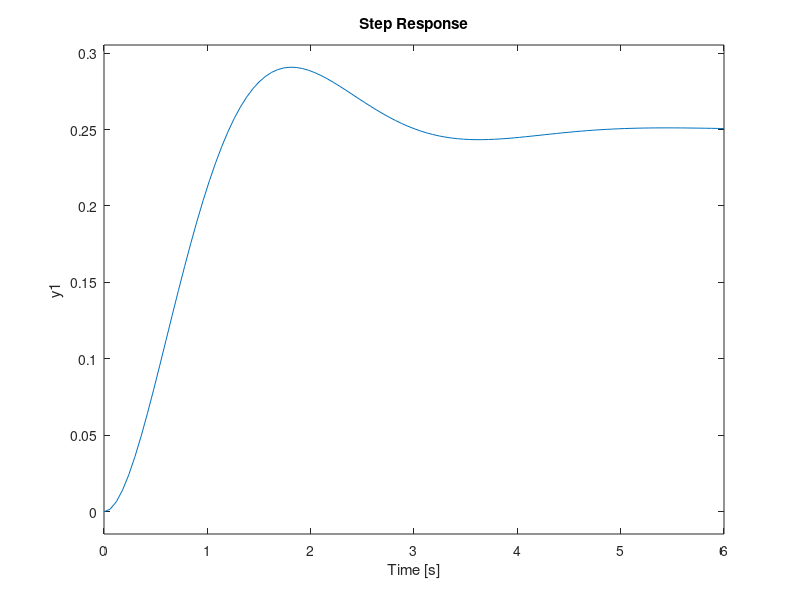
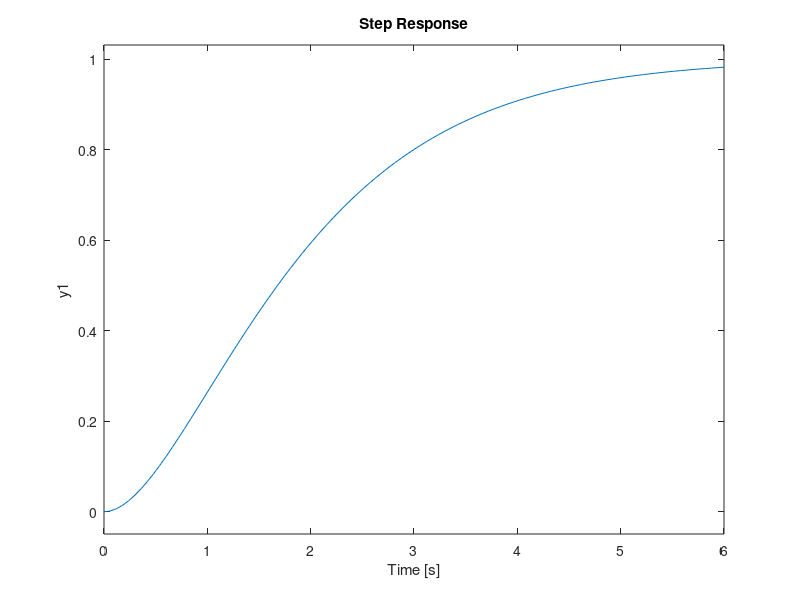

MATLAB code for these plots, in order:
clc;
clear;
R=1;
L=0.5;
C=0.5;
G=tf([0 1],[1 R/L 1/(L*C)])
figure(1)
step(G)
grid

%%r=1,l=1,c=0.5 - critically damp
G1= tf([1],[1 2 1])
figure(2)
step(G1)
grid
